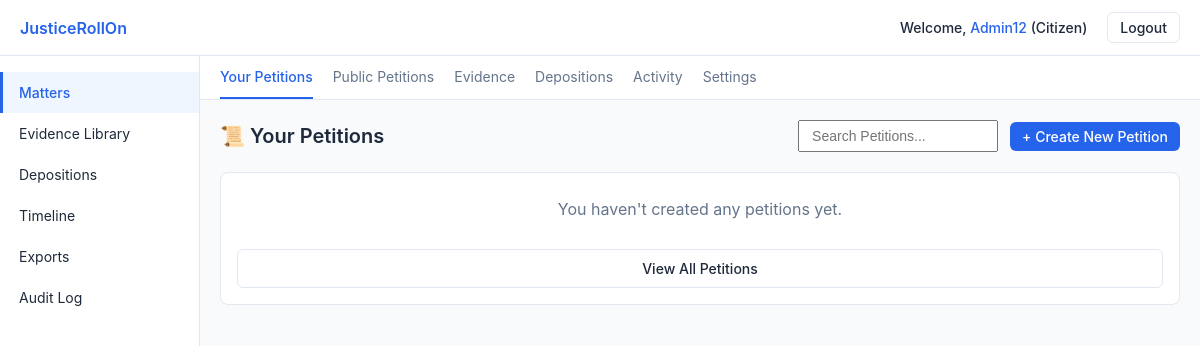
The page /dashboard2/ (signed in) on the database as committed earlier.
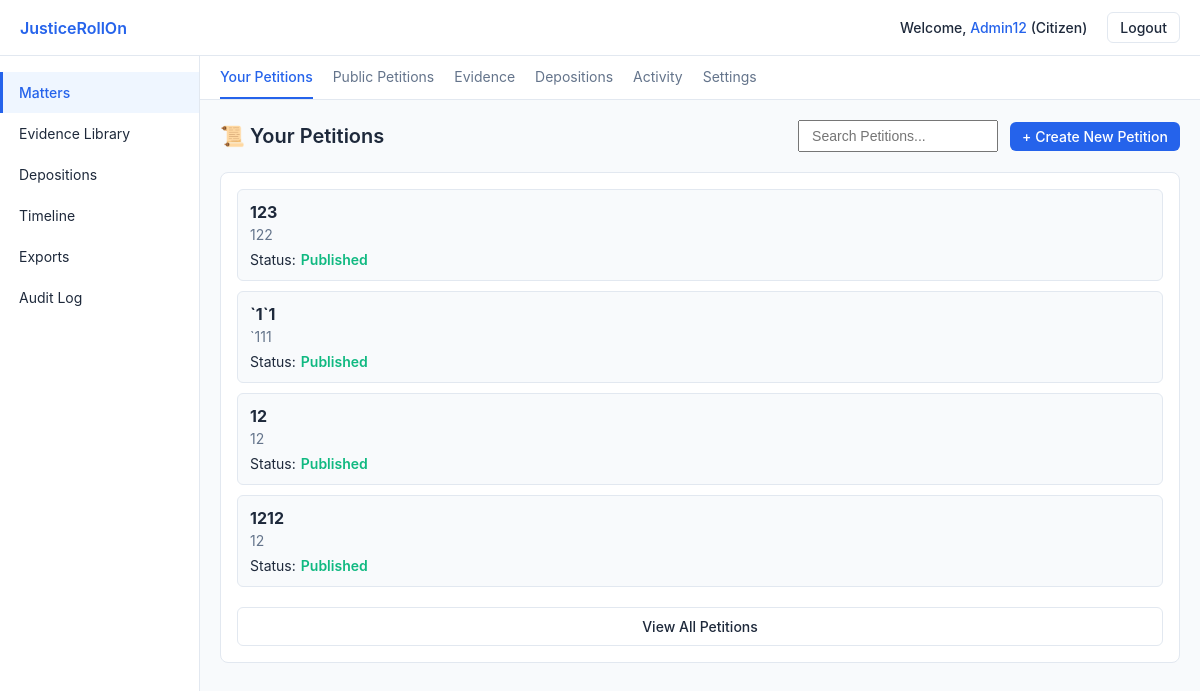
The same page on the database as committed later.
### core/models.py (models this page shows, shortened)
class Petition(models.Model):
    creator = models.ForeignKey(User, on_delete=models.CASCADE, related_name="petitions")
    title = models.CharField(max_length=255)
    description = models.TextField()
    category = models.CharField(max_length=100, choices=[
        ("general", "General"),
        ("legal", "Legal Rights"),
        ("welfare", "Public Welfare"),
        ("environment", "Environmental"),
        ("policy", "Policy Reform"),
    ], default="general")
    visibility = models.CharField(max_length=20, choices=[("public", "Public"), ("private", "Private")], default="public")
    status = models.CharField(
        max_length=20,
        choices=[
            ("draft", "Draft"),
            ("pending", "Pending"),
            ("published", "Published"),
            ("rejected", "Rejected"),
        ],
        default="draft",
    )
    evidences = models.ManyToManyField("Evidence", related_name="petitions", blank=True)
    supporters = models.ManyToManyField("User", related_name="supported_petitions", blank=True)  # ✅ add this
    supporter_count = models.PositiveIntegerField(default=0)  # ✅ optional, for fast counting
    created_at = models.DateTimeField(auto_now_add=True)
    published_at = models.DateTimeField(null=True, blank=True)

### core/views.py (the view)
# urls.py: path("dashboard2/", views.dashboard2, name="dashboard2"),
@login_required
def dashboard2(request):
    if request.user.role == "admin":
        petitions = Petition.objects.filter(status="pending")
        return render(request, "dash.html", {"admin_view": True, "petitions": petitions})
    if request.user.role == "lawyer":
        slots = ConsultationSlot.objects.filter(lawyer=request.user)
        return render(request, "dash.html", {"lawyer_view": True, "slots": slots})
    evidences = Evidence.objects.filter(uploader=request.user)
    petitions = Petition.objects.filter(creator=request.user)
    return render(request, "dash.html", {"citizen_view": True, "evidences": evidences, "petitions": petitions})

### core/templates/dash.html (shortened to what the changed rows need)
{% load static %}
<!DOCTYPE html>
<html lang="en">
<head>
</head>
<body>
    <div class="container">
        <div class="main">
            <div class="content">
                <div class="view-container" id="mainView">
                    <div id="petitionView">
                        {% if admin_view %}
                        <div class="header-with-cta">
                            <div class="header-title">🧾 Petitions Pending Approval</div>
                            <input type="text" id="petitionSearchInput" class="search-box" placeholder="Search Petitions..."
                                style="width: 200px; padding: 6px 12px; font-size: 14px;"
                                value="{{ request.GET.q|default:'' }}">
                        </div>
                        <div class="list-wrapper" data-search-target="petition">
                            {% for p in petitions %}
                            <div class="card-item petition-card-item" id="petition-{{ p.id }}"
                                data-search-text="{{ p.title }} {{ p.description }} {{ p.creator.username }} {{ p.category }}">
                                <h3 style="margin-top: 0; font-size: 16px; margin-bottom: 4px;">{{ p.title }}</h3>
                                <p style="margin-bottom: 6px; font-size: 14px; color: #64748B;">{{ p.description|truncatechars:100 }}</p>
                                <div style="font-size: 14px; color: #64748B; margin-top: 8px;">
                                    <strong>Creator:</strong> {{ p.creator.username }} |
                                    <strong>Category:</strong> {{ p.category }} |
                                    <strong>Created:</strong> {{ p.created_at|date:"M d, Y" }}
                                </div>
                                <button class="btn btn-primary approve-btn" data-id="{{ p.id }}" style="margin-top: 10px; padding: 6px 12px; font-size: 13px;">✅ Approve Petition</button>
                            </div>
                            {% empty %}
                            <p class="empty-message" style="color: #64748B; padding: 10px; text-align: center;">🎉 No pending petitions right now. All caught up!</p>
                            {% endfor %}
                        </div>
                        {% else %}
                        <div class="list-wrapper" data-search-target="petition">
                            {% for p in petitions %}
                            <div class="card-item petition-card-item" id="petition-{{ p.id }}"
                                data-search-text="{{ p.title }} {{ p.description }} {{ p.category }}">
                                <h3 style="margin-top: 0; font-size: 16px; margin-bottom: 4px;">{{ p.title }}</h3>
                                <p style="margin-bottom: 6px; font-size: 14px; color: #64748B;">{{ p.description|truncatechars:100 }}</p>
                                <span style="font-size: 14px; display: flex; align-items: center; margin-top: 8px;">
                                    Status:
                                    {% if p.status == "published" %}
                                      <span class="status-published" style="font-weight: 600; margin-left: 5px;">Published</span>
                                    {% elif p.status == "pending" %}
                                      <span class="status-pending" style="font-weight: 600; margin-left: 5px;">Pending Review</span>
                                    {% elif p.status == "draft" %}
                                      <span class="status-draft" style="font-weight: 600; margin-left: 5px;">Draft</span>
                                      <button class="btn btn-secondary submit-btn" data-id="{{ p.id }}" style="margin-left: 8px; padding: 4px 10px; font-size: 13px;">📤 Submit for Review</button>
                                    {% else %}
                                      <span class="status-draft" style="font-weight: 600; margin-left: 5px;">{{ p.status|title }}</span>
                                    {% endif %}
                                </span>
                            </div>
                            {% empty %}
                            <p class="empty-message" style="color: #64748B; padding: 10px; text-align: center;">You haven't created any petitions yet.</p>
                            {% endfor %}
                            <a class="btn btn-secondary" href="{% url 'petition_list' %}" style="margin-top: 10px; text-align: center;">View All Petitions</a>
                        </div>
                        {% endif %}
                    </div>
            </div>
        </div>
    </div>
</body>
</html>

Rows that differ between the two databases and show on the page:
added Petition: title "123", description "122", status "Published"
added Petition: title "`1`1", description "`111", status "Published"
added Petition: title "12", description "12", status "Published"
added Petition: title "1212", description "12", status "Published"
Other text that changed with them:
text no longer shown: "You haven't created any petitions yet."
